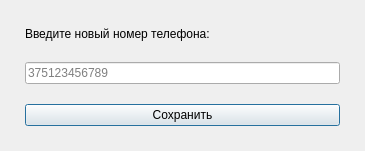
<?xml version="1.0" encoding="UTF-8"?>
<ui version="4.0">
 <class>PhoneEditDialog</class>
 <widget class="QDialog" name="PhoneEditDialog">
  <property name="geometry">
   <rect>
    <x>0</x>
    <y>0</y>
    <width>365</width>
    <height>151</height>
   </rect>
  </property>
  <property name="windowTitle">
   <string>Редактирование телефона</string>
  </property>
  <property name="styleSheet">
   <string notr="true">background-color: {BG_CARD};</string>
  </property>
  <property name="modal">
   <bool>true</bool>
  </property>
  <layout class="QVBoxLayout" name="verticalLayout">
   <property name="spacing">
    <number>20</number>
   </property>
   <property name="leftMargin">
    <number>25</number>
   </property>
   <property name="topMargin">
    <number>25</number>
   </property>
   <property name="rightMargin">
    <number>25</number>
   </property>
   <property name="bottomMargin">
    <number>25</number>
   </property>
   <item>
    <widget class="QLabel" name="titleLabel">
     <property name="text">
      <string>Введите новый номер телефона:</string>
     </property>
    </widget>
   </item>
   <item>
    <widget class="QLineEdit" name="phoneInput">
     <property name="maxLength">
      <number>12</number>
     </property>
     <property name="placeholderText">
      <string>375123456789</string>
     </property>
    </widget>
   </item>
   <item>
    <widget class="QPushButton" name="saveButton">
     <property name="cursor">
      <cursorShape>PointingHandCursor</cursorShape>
     </property>
     <property name="text">
      <string>Сохранить</string>
     </property>
    </widget>
   </item>
  </layout>
 </widget>
 <resources/>
 <connections/>
</ui>
